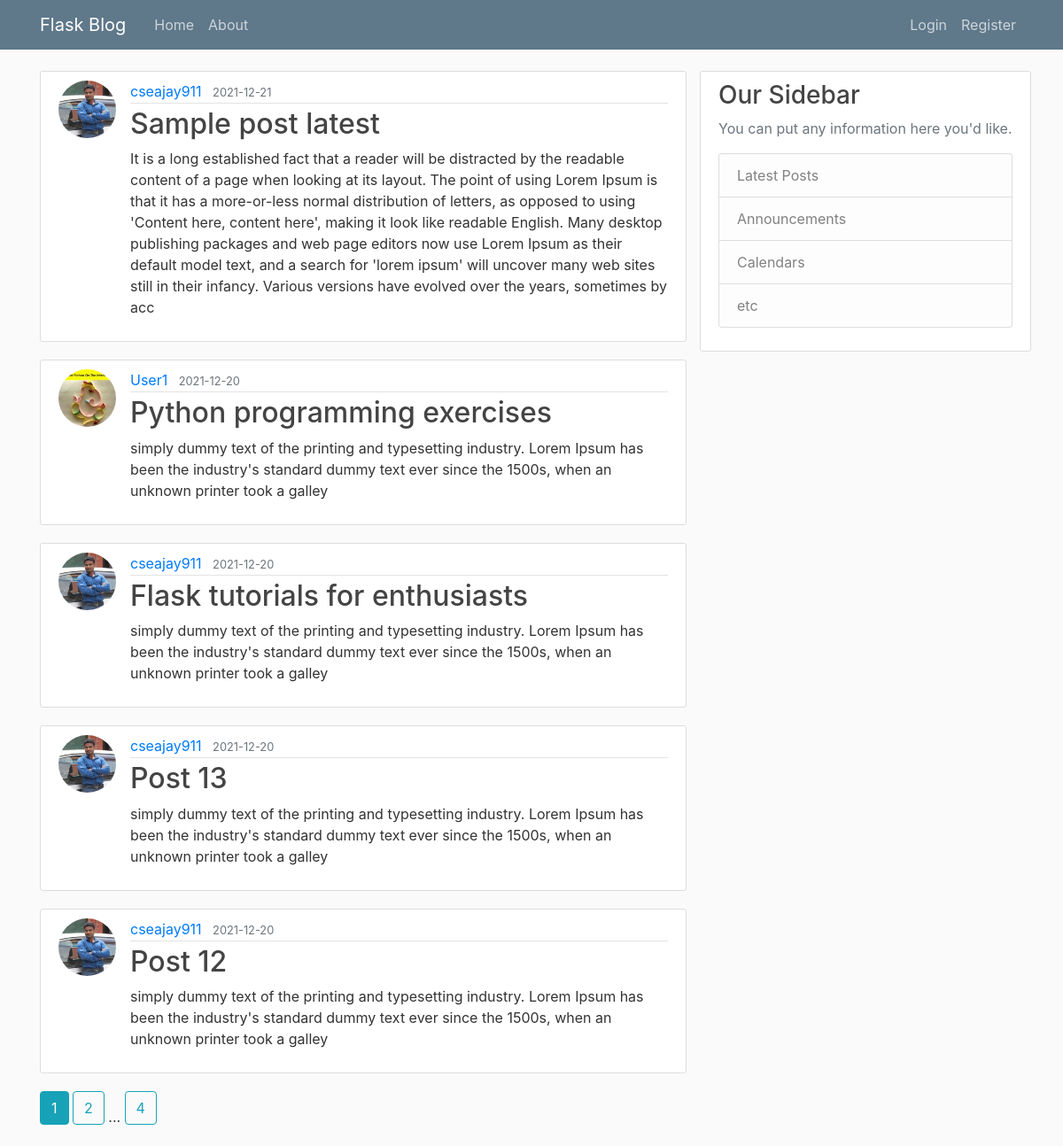
Page /home on the earlier database version.
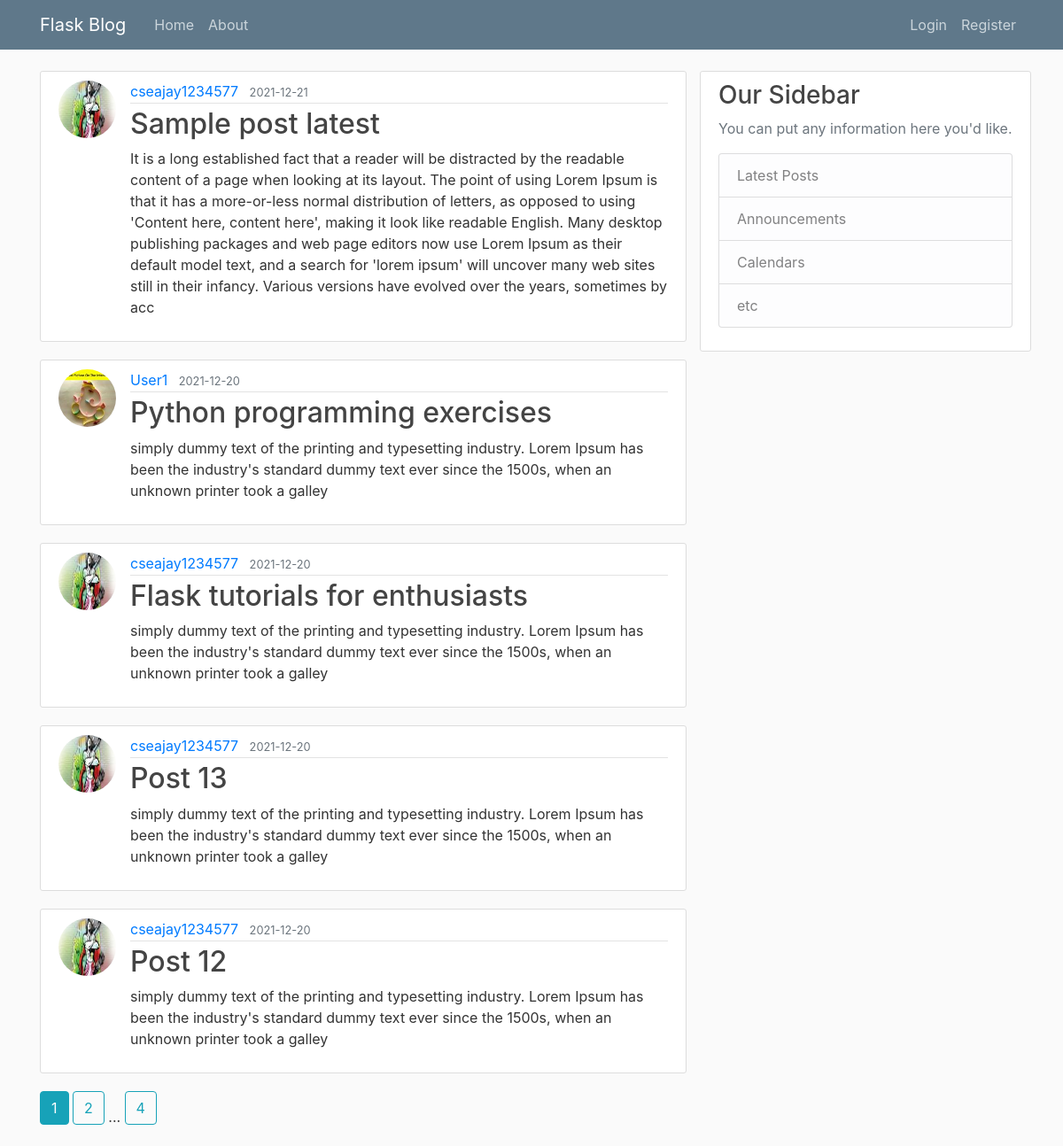
Same page on the later database version.
### flaskblog/models.py (models this page shows, shortened)
class Post(db.Model):
    id = db.Column(db.Integer, primary_key=True)
    title = db.Column(db.String(100), nullable=False)
    date_posted = db.Column(db.DateTime, nullable=False, default=datetime.now)
    content = db.Column(db.Text, nullable=False)
    user_id = db.Column(db.Integer, db.ForeignKey('user.id'), nullable=False)

class User(db.Model, UserMixin):
    id = db.Column(db.Integer, primary_key=True)
    username = db.Column(db.String(20), unique=True, nullable=False)
    email = db.Column(db.String(120), unique=True, nullable=False)
    image_file = db.Column(db.String(20), nullable=False, default='default.jpg')
    password = db.Column(db.String(60), nullable=False)
    posts = db.relationship('Post', backref='author', lazy=True)
    histories = db.relationship('AccountUpdateHistory', backref='author', lazy=True)

### flaskblog/main/routes.py (the view)
@main.route("/")
@main.route("/home")
def home():
    page = request.args.get('page', 1, type=int)
    posts = Post.query.order_by(Post.date_posted.desc()).paginate(page=page, per_page=5)
    return render_template('home.html', posts=posts)

### flaskblog/templates/home.html
{% extends "layout.html" %}
{% block content%}
    {% for post in posts.items %}
        <article class="media content-section">
              <img class="rounded-circle article-img" src=" {{ url_for('static', filename='profile_pics/' + post.author.image_file) }}" alt="">
              <div class="media-body">
                <div class="article-metadata">
                  <a class="mr-2" href="{{ url_for('users.user_posts', username=post.author.username) }}">{{ post.author.username }}</a>
                  <small class="text-muted">{{ post.date_posted.strftime('%Y-%m-%d') }}</small>
                </div>
                <h2><a class="article-title" href=" {{ url_for('posts.post', post_id=post.id) }}">{{ post.title }}</a></h2>
                <p class="article-content">{{ post.content }}</p>
              </div>
        </article>
    {% endfor %}
    {% for page_num in posts.iter_pages(left_edge=1, right_edge=1, left_current=1, right_current=2) %}
        {% if page_num %}
            {% if posts.page == page_num %}
                    <a class="btn btn-info mb-4" href=" {{ url_for('main.home', page=page_num) }}"> {{ page_num }}</a>
            {% else %}
                    <a class="btn btn-outline-info mb-4" href=" {{ url_for('main.home', page=page_num) }}"> {{ page_num }}</a>
            {% endif %}
        {% else %}
            ...
        {% endif %}
    {% endfor %}
{% endblock content %}

Differences in the rows shown:
changed through a linked row, Post "Sample post latest": image_file: a different picture; author.username "cseajay911" → "cseajay1234577"
changed through a linked row, Post "Flask tutorials for enthusiasts": image_file: a different picture; author.username "cseajay911" → "cseajay1234577"
changed through a linked row, Post "Post 13": image_file: a different picture; author.username "cseajay911" → "cseajay1234577"
changed through a linked row, Post "Post 12": image_file: a different picture; author.username "cseajay911" → "cseajay1234577"
